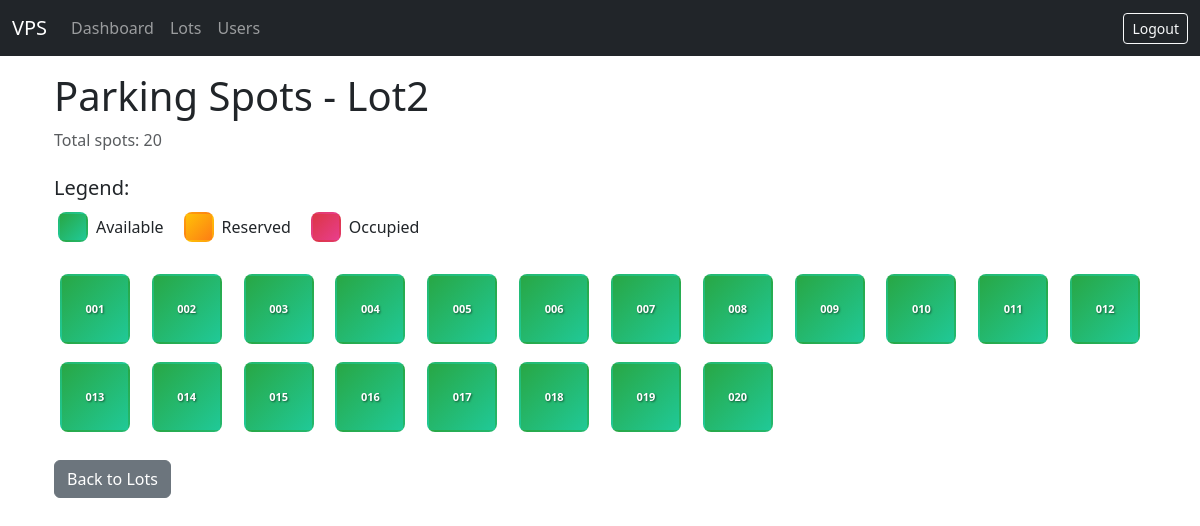
The page /admin/lots/1/spots (signed in) on the database its author committed.
### models/models.py (models this page shows, shortened)
class ParkingLot(Base):
    __tablename__ = "parking_lots"
    id              = Column(Integer, primary_key=True)
    name            = Column(String, nullable=False)
    address_line_1  = Column(String, nullable=False)
    address_line_2  = Column(String)
    address_line_3  = Column(String)
    pin_code        = Column(String(10), nullable=False)
    price_per_hour  = Column(Numeric(10, 2), nullable=False)
    number_of_spots = Column(Integer, nullable=False)
    spots = relationship(
        "ParkingSpot", back_populates="parking_lot", cascade="all, delete-orphan"
    )

class ParkingSpot(Base):
    __tablename__ = "parking_spots"
    id             = Column(Integer, primary_key=True)
    spot_number    = Column(String, nullable=False)
    status         = Column(PgEnum(SpotStatus),
                            default=SpotStatus.AVAILABLE, nullable=False)
    parking_lot_id = Column(Integer, ForeignKey("parking_lots.id"), nullable=False)
    parking_lot  = relationship("ParkingLot", back_populates="spots")
    reservations = relationship(
        "Reservation", back_populates="parking_spot", cascade="all, delete-orphan"
    )

### app.py (the view)
@app.route("/admin/lots/<int:lot_id>/spots")
@login_required
@role_required("admin")
def lot_spots(lot_id):
    with SessionLocal() as db:
        lot = db.get(ParkingLot, lot_id)
        if not lot:
            flash("Lot not found.")
            return redirect(url_for("list_lots"))
        spots = (
            db.query(ParkingSpot)
              .filter_by(parking_lot_id=lot.id)
              .order_by(ParkingSpot.spot_number)
              .options(selectinload(ParkingSpot.reservations))
              .all()
        )
        return render_template("admin/spots.html",
                               lot=lot,
                               spots=spots,
                               SpotStatus=SpotStatus)

### app.py (called while the page is built)
def login_required(view):
    @wraps(view)
    def wrapped(*a, **kw):
        if "user_id" not in session:
            flash("Please log in first.")
            return redirect(url_for("login"))
        return view(*a, **kw)
    return wrapped

def role_required(role):
    def deco(view):
        @wraps(view)
        def wrapped(*a, **kw):
            if session.get("role") != role:
                flash("Access denied.")
                return redirect(url_for("login"))
            return view(*a, **kw)
        return wrapped
    return deco

### templates/admin/spots.html (shortened to what this page needs)
{% extends "base.html" %}
{% block content %}
<div class="container">
    <h1>Parking Spots - {{ lot.name }}</h1>
    <p class="text-muted mb-4">Total spots: {{ lot.number_of_spots }}</p>
    <div class="mb-4">
        <h5>Legend:</h5>
        <div class="d-flex gap-3">
            <div class="d-flex align-items-center">
                <div class="spot-box available me-2"></div>
                <span>Available</span>
            </div>
            <div class="d-flex align-items-center">
                <div class="spot-box reserved me-2"></div>
                <span>Reserved</span>
            </div>
            <div class="d-flex align-items-center">
                <div class="spot-box occupied me-2"></div>
                <span>Occupied</span>
            </div>
        </div>
    </div>
    {% if spots %}
        <div class="spots-grid">
            {% for spot in spots %}
                <div class="spot-container">
                    <div class="spot-box
                        {% if spot.status == SpotStatus.AVAILABLE %}available
                        {% elif spot.status == SpotStatus.RESERVED %}reserved
                        {% else %}occupied{% endif %}"
                        title="Spot {{ spot.spot_number }} - {{ spot.status.value.title() }}">
                        <span class="spot-number">{{ spot.spot_number }}</span>
                    </div>
                </div>
            {% endfor %}
        </div>
    {% else %}
        <div class="alert alert-info">
            <h4>No spots found for this lot.</h4>
            <p>Spots should be automatically created when you add or edit a parking lot with a capacity greater than 0.</p>
        </div>
    {% endif %}
    <div class="mt-4">
        <a href="{{ url_for('list_lots') }}" class="btn btn-secondary">Back to Lots</a>
    </div>
</div>
{% endblock %}

### templates/base.html (shortened to what this page needs)
<!doctype html>
<html lang="en">
<head>
    <link rel="stylesheet"
          href="https://cdn.jsdelivr.net/npm/bootstrap@5.3.3/dist/css/bootstrap.min.css">
</head>
<body>
<nav class="navbar navbar-expand-lg navbar-dark bg-dark mb-3">
  <div class="container-fluid">
    <a class="navbar-brand" href="{{ url_for('root') }}">VPS</a>
    <div class="collapse navbar-collapse">
      <ul class="navbar-nav me-auto">
        {% if session.get('role')=='admin' %}
          <li class="nav-item"><a class="nav-link" href="{{ url_for('admin_dashboard') }}">Dashboard</a></li>
          <li class="nav-item"><a class="nav-link" href="{{ url_for('list_lots') }}">Lots</a></li>
          <li class="nav-item"><a class="nav-link" href="{{ url_for('list_users') }}">Users</a></li>
        {% elif session.get('role')=='user' %}
          <li class="nav-item"><a class="nav-link" href="{{ url_for('user_dashboard') }}">Dashboard</a></li>
        {% endif %}
      </ul>
      {% if session.get('user_id') %}
        <a class="btn btn-outline-light btn-sm" href="{{ url_for('logout') }}">Logout</a>
      {% endif %}
    </div>
  </div>
</nav>
<div class="container">
  {% block content %}{% endblock %}
</div>
</body>
</html>

### templates/base.html (style rules this page uses)
.spot-box { width:64px;height:64px;border:1px solid #6c757d; display:flex;align-items:center;justify-content:center; margin:4px;border-radius:4px;font-weight:600 }

### templates/admin/spots.html (style rules this page uses)
.spots-grid { display: grid; grid-template-columns: repeat(auto-fill, minmax(80px, 1fr)); gap: 10px; margin-bottom: 20px; }
.spot-container { display: flex; justify-content: center; }
.spot-box { width: 70px; height: 70px; border-radius: 8px; display: flex; align-items: center; justify-content: center; font-weight: bold; font-size: 12px; color: white; text-shadow: 1px 1px 2px rgba(0,0,0,0.5); cursor: pointer; transition: all 0.3s ease; border: 2px solid transparent; }
.spot-box.available { background-color: #28a745; background-image: linear-gradient(135deg, #28a745 0%, #20c997 100%); }
.spot-box.reserved { background-color: #ffc107; background-image: linear-gradient(135deg, #ffc107 0%, #fd7e14 100%); }
.spot-box.occupied { background-color: #dc3545; background-image: linear-gradient(135deg, #dc3545 0%, #e83e8c 100%); }
.spot-number { font-size: 11px; font-weight: 600; }
.spot-box.me-2 { width: 30px; height: 30px; font-size: 10px; }

### rows shown on the page
ParkingLot: name "Lot2", number_of_spots "20"
ParkingSpot: spot_number "001"
ParkingSpot: spot_number "002"
ParkingSpot: spot_number "003"
ParkingSpot: spot_number "004"
ParkingSpot: spot_number "005"
ParkingSpot: spot_number "006"
ParkingSpot: spot_number "007"
ParkingSpot: spot_number "008"
ParkingSpot: spot_number "009"
ParkingSpot: spot_number "010"
ParkingSpot: spot_number "011"
ParkingSpot: spot_number "012"
ParkingSpot: spot_number "013"
ParkingSpot: spot_number "014"
ParkingSpot: spot_number "015"
ParkingSpot: spot_number "016"
ParkingSpot: spot_number "017"
ParkingSpot: spot_number "018"
ParkingSpot: spot_number "019"
ParkingSpot: spot_number "020"
